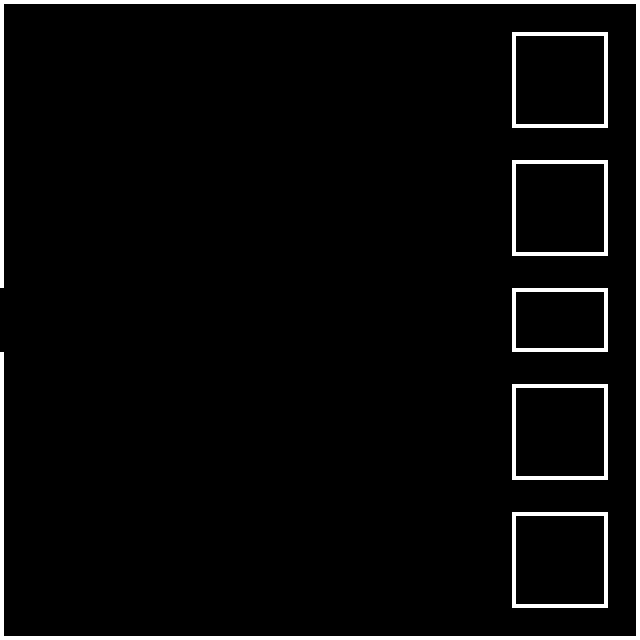

Rendered tile map (Tiled .tmx) drawn with the repository's tilesets; below, a short description and the full map source, tile grids included:
An orthogonal 20x20 tile map with 32x32 px tiles, 2 tile layers (Background, Walls) and 11 objects.

<map version="1.0" orientation="orthogonal" renderorder="right-down" width="20" height="20" tilewidth="32" tileheight="32" nextobjectid="15">
 <properties>
  <property name="name" value="second_location" />
  <property name="west_location" value="test_location" />
 </properties>
 <tileset firstgid="1" name="Tiles" tilewidth="32" tileheight="32" tilecount="36" columns="6">
  <image source="../Tiles/Tiles.png" trans="ff00ff" width="192" height="192" />
 </tileset>
 <layer name="Background" width="20" height="20">
  <data encoding="csv">
8,8,8,8,8,8,8,8,8,8,8,8,8,8,8,8,8,8,8,8,
8,8,8,8,8,8,8,8,8,8,8,8,8,8,8,8,8,8,8,8,
8,8,8,8,8,8,8,8,8,8,8,8,8,8,8,8,8,8,8,8,
8,8,8,8,8,8,8,8,8,8,8,8,8,8,8,8,8,8,8,8,
8,8,8,8,8,8,8,8,8,8,8,8,8,8,8,8,8,8,8,8,
8,8,8,8,8,8,8,8,8,8,8,8,8,8,8,8,8,8,8,8,
8,8,8,8,8,8,8,8,8,8,8,8,8,8,8,8,8,8,8,8,
8,8,8,8,8,8,8,8,8,8,8,8,8,8,8,8,8,8,8,8,
8,8,8,8,8,8,8,8,8,8,8,8,8,8,8,8,8,8,8,8,
8,8,8,8,8,8,8,8,8,8,8,8,8,8,8,8,8,8,8,8,
8,8,8,8,8,8,8,8,8,8,8,8,8,8,8,8,8,8,8,8,
8,8,8,8,8,8,8,8,8,8,8,8,8,8,8,8,8,8,8,8,
8,8,8,8,8,8,8,8,8,8,8,8,8,8,8,8,8,8,8,8,
8,8,8,8,8,8,8,8,8,8,8,8,8,8,8,8,8,8,8,8,
8,8,8,8,8,8,8,8,8,8,8,8,8,8,8,8,8,8,8,8,
8,8,8,8,8,8,8,8,8,8,8,8,8,8,8,8,8,8,8,8,
8,8,8,8,8,8,8,8,8,8,8,8,8,8,8,8,8,8,8,8,
8,8,8,8,8,8,8,8,8,8,8,8,8,8,8,8,8,8,8,8,
8,8,8,8,8,8,8,8,8,8,8,8,8,8,8,8,8,8,8,8,
8,8,8,8,8,8,8,8,8,8,8,8,8,8,8,8,8,8,8,8
</data>
 </layer>
 <layer name="Walls" width="20" height="20">
  <data encoding="csv">
1,2,2,2,2,2,2,2,2,2,2,2,2,2,2,2,2,2,2,3,
7,0,0,0,0,0,0,0,0,0,0,0,0,0,0,0,1,2,3,9,
7,0,0,0,0,0,0,0,0,0,0,0,0,0,0,0,7,8,9,9,
7,0,0,0,0,0,0,0,0,0,0,0,0,0,0,0,13,14,15,9,
7,0,0,0,0,0,0,0,0,0,0,0,0,0,0,0,0,0,0,9,
7,0,0,0,0,0,0,0,0,0,0,0,0,0,0,0,1,2,3,9,
7,0,0,0,0,0,0,0,0,0,0,0,0,0,0,0,7,8,9,9,
7,0,0,0,0,0,0,0,0,0,0,0,0,0,0,0,13,14,15,9,
7,0,0,0,0,0,0,0,0,0,0,0,0,0,0,0,0,0,0,9,
0,0,0,0,0,0,0,0,0,0,0,0,0,0,0,0,1,2,3,9,
0,0,0,0,0,0,0,0,0,0,0,0,0,0,0,0,13,14,15,9,
7,0,0,0,0,0,0,0,0,0,0,0,0,0,0,0,0,0,0,9,
7,0,0,0,0,0,0,0,0,0,0,0,0,0,0,0,1,2,3,9,
7,0,0,0,0,0,0,0,0,0,0,0,0,0,0,0,7,8,9,9,
7,0,0,0,0,0,0,0,0,0,0,0,0,0,0,0,13,14,15,9,
7,0,0,0,0,0,0,0,0,0,0,0,0,0,0,0,0,0,0,9,
7,0,0,0,0,0,0,0,0,0,0,0,0,0,0,0,1,2,3,9,
7,0,0,0,0,0,0,0,0,0,0,0,0,0,0,0,7,8,9,9,
7,0,0,0,0,0,0,0,0,0,0,0,0,0,0,0,13,14,15,9,
13,14,14,14,14,14,14,14,14,14,14,14,14,14,14,14,14,14,14,15
</data>
 </layer>
 <objectgroup name="Collisions">
  <object id="1" x="0" y="-0.769231" width="3.84615" height="286.923" />
  <object id="2" x="0.769231" y="-2.30769" width="638.462" height="5.38462" />
  <object id="4" x="636.154" y="-1.53846" width="3.84615" height="640.769" />
  <object id="5" x="-0.769231" y="634.615" width="639.231" height="5.38462" />
  <object id="6" x="-1.53846" y="352.308" width="5.38462" height="283.846" />
  <object id="7" x="513.077" y="33.0769" width="94.6154" height="94.6154" />
  <object id="8" x="511.538" y="159.231" width="97.6923" height="96.9231" />
  <object id="9" x="513.077" y="287.692" width="93.8462" height="63.0769" />
  <object id="11" x="511.538" y="384.615" width="96.1538" height="93.8462" />
  <object id="12" x="511.538" y="511.538" width="96.9231" height="96.9231" />
  <object id="13" x="-132.308" y="9.23077" />
 </objectgroup>
</map>
